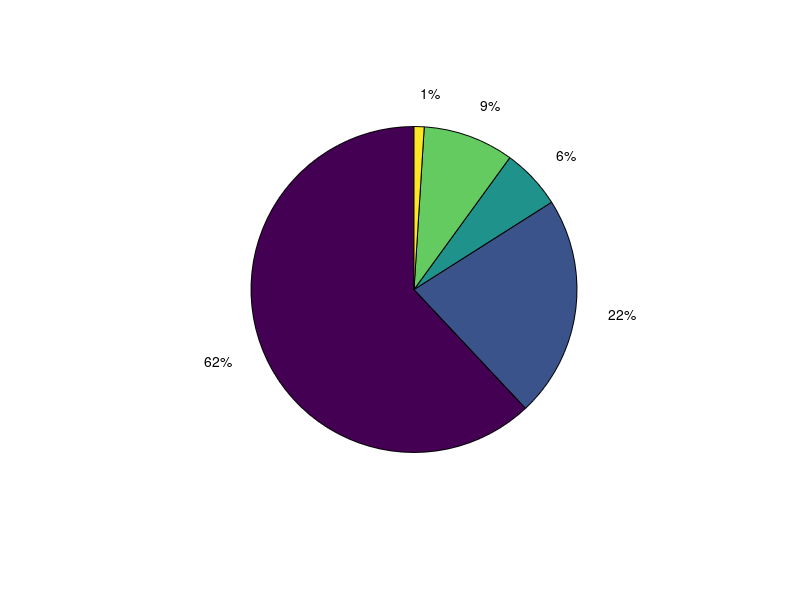

Here is the MATLAB script that generated this plot: (Note: this script raises an error after producing the figure.)
%==========================================================================
% KERNEL WORKLOAD DISTRIBUTION
%==========================================================================
% DATA
kernelNames = { 'FWD-1'; 'BCK-2'; 'FWD-2'; 'FWD-3'; 'OTH'};
timePerformance = [ 62 22 6 9 1 ];

% PLOT
figure(2)
h = pie(timePerformance);

hText = findobj(h,'Type','text'); % text object handles
percentValues = get(hText,'String'); % percent values
txt = strcat(kernelNames, repmat({': '}, length(kernelNames), 1));
combinedtxt = strcat(txt, percentValues); % strings and percent values

oldExtents_cell = get(hText,'Extent'); % cell array
oldExtents = cell2mat(oldExtents_cell); % numeric array

for i = 1:size(combinedtxt)
    hText(i).String = combinedtxt(i);
end

newExtents_cell = get(hText,'Extent'); % cell array
newExtents = cell2mat(newExtents_cell); % numeric array

width_change = newExtents(:,3)-oldExtents(:,3);
signValues = sign(oldExtents(:,1));
offset = signValues.*(width_change/2);

textPositions_cell = get(hText,{'Position'}); % cell array
textPositions = cell2mat(textPositions_cell); % numeric array
textPositions(:,1) = textPositions(:,1) + offset; % add offset

for i = 1:size(combinedtxt)
    hText(i).Position = textPositions(i,:);
end

title({'Deep Learning (CUDA)';'Kernel Workload Distribution'});
